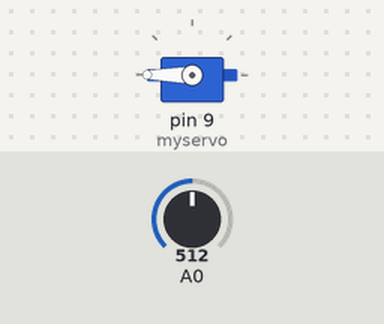
The sketch below on a simulated Arduino Uno, built with avr-gcc and run on an emulated ATmega328P. Shown: servo. The test bench sets the inputs (shaded band); at power-on: A0 = 512. What the sketch prints to the serial monitor is not drawn.

Above: at 0.1 s.
At 18.1 s:
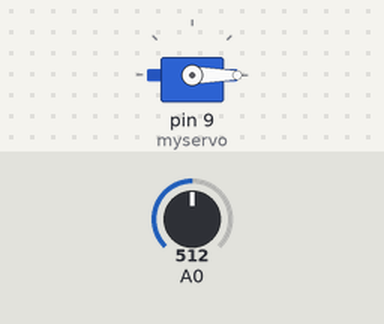
Timing chart, 0 to 19.6 s (numbered marks = the images above):
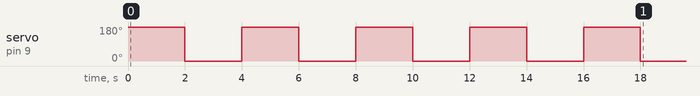

The sketch:

Serial_Hack_1.ino
```cpp
#include <Servo.h>
Servo myservo;
int mini, maxi;
int n =5;
void setup() {
  Serial.begin (9600);
  myservo.attach(9);


  for (int attempt = 0 ; attempt < n; attempt++)
  {
    myservo.write (180);
    delay(2000);
    mini += analogRead(0);
    myservo.write (0);
    delay(2000);
    maxi += analogRead(0);
  }

  // Results
  Serial.print("Max value is: ");    Serial.println(mini / n);
  Serial.print("Min value is: ");    Serial.println(maxi / n);
}


void loop() {

}
```
